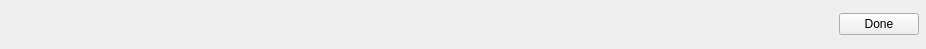
<?xml version="1.0" encoding="UTF-8"?>
<ui version="4.0">
 <class>NavBar</class>
 <widget class="QWidget" name="NavBar">
  <property name="geometry">
   <rect>
    <x>0</x>
    <y>0</y>
    <width>926</width>
    <height>49</height>
   </rect>
  </property>
  <property name="sizePolicy">
   <sizepolicy hsizetype="MinimumExpanding" vsizetype="MinimumExpanding">
    <horstretch>0</horstretch>
    <verstretch>0</verstretch>
   </sizepolicy>
  </property>
  <property name="windowTitle">
   <string>Form</string>
  </property>
  <layout class="QHBoxLayout" name="horizontalLayout">
   <property name="leftMargin">
    <number>7</number>
   </property>
   <property name="topMargin">
    <number>7</number>
   </property>
   <property name="rightMargin">
    <number>7</number>
   </property>
   <property name="bottomMargin">
    <number>7</number>
   </property>
   <item>
    <spacer name="horizontalSpacer">
     <property name="orientation">
      <enum>Qt::Horizontal</enum>
     </property>
     <property name="sizeType">
      <enum>QSizePolicy::MinimumExpanding</enum>
     </property>
     <property name="sizeHint" stdset="0">
      <size>
       <width>10</width>
       <height>20</height>
      </size>
     </property>
    </spacer>
   </item>
   <item>
    <widget class="QPushButton" name="backButton">
     <property name="text">
      <string>Done</string>
     </property>
     <property name="icon">
      <iconset resource="ressources.qrc">
       <normaloff>:/images/arrow-left-bold.png</normaloff>:/images/arrow-left-bold.png</iconset>
     </property>
    </widget>
   </item>
  </layout>
 </widget>
 <resources>
  <include location="ressources.qrc"/>
 </resources>
 <connections/>
</ui>
